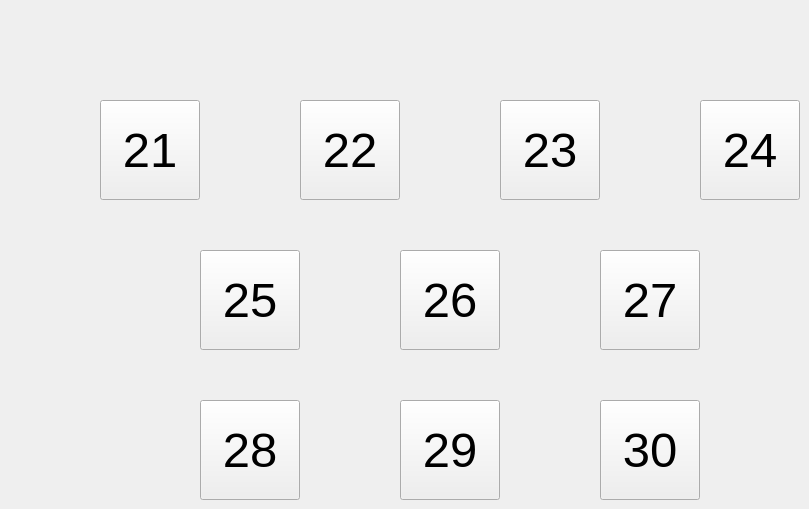
   <widget class="QWidget" name="page_3">
    <widget class="QPushButton" name="Pigsty_22">
     <property name="geometry">
      <rect>
       <x>300</x>
       <y>100</y>
       <width>100</width>
       <height>100</height>
      </rect>
     </property>
     <property name="font">
      <font>
       <pointsize>37</pointsize>
      </font>
     </property>
     <property name="text">
      <string>22</string>
     </property>
    </widget>
    <widget class="QPushButton" name="Pigsty_24">
     <property name="geometry">
      <rect>
       <x>700</x>
       <y>100</y>
       <width>100</width>
       <height>100</height>
      </rect>
     </property>
     <property name="font">
      <font>
       <pointsize>37</pointsize>
      </font>
     </property>
     <property name="text">
      <string>24</string>
     </property>
    </widget>
    <widget class="QPushButton" name="Pigsty_23">
     <property name="geometry">
      <rect>
       <x>500</x>
       <y>100</y>
       <width>100</width>
       <height>100</height>
      </rect>
     </property>
     <property name="font">
      <font>
       <pointsize>37</pointsize>
      </font>
     </property>
     <property name="text">
      <string>23</string>
     </property>
    </widget>
    <widget class="QPushButton" name="Pigsty_27">
     <property name="geometry">
      <rect>
       <x>600</x>
       <y>250</y>
       <width>100</width>
       <height>100</height>
      </rect>
     </property>
     <property name="font">
      <font>
       <pointsize>37</pointsize>
      </font>
     </property>
     <property name="text">
      <string>27</string>
     </property>
    </widget>
    <widget class="QPushButton" name="Pigsty_21">
     <property name="geometry">
      <rect>
       <x>100</x>
       <y>100</y>
       <width>100</width>
       <height>100</height>
      </rect>
     </property>
     <property name="font">
      <font>
       <pointsize>37</pointsize>
      </font>
     </property>
     <property name="text">
      <string>21</string>
     </property>
    </widget>
    <widget class="QPushButton" name="Pigsty_25">
     <property name="geometry">
      <rect>
       <x>200</x>
       <y>250</y>
       <width>100</width>
       <height>100</height>
      </rect>
     </property>
     <property name="font">
      <font>
       <pointsize>37</pointsize>
      </font>
     </property>
     <property name="text">
      <string>25</string>
     </property>
    </widget>
    <widget class="QPushButton" name="Pigsty_28">
     <property name="geometry">
      <rect>
       <x>200</x>
       <y>400</y>
       <width>100</width>
       <height>100</height>
      </rect>
     </property>
     <property name="font">
      <font>
       <pointsize>37</pointsize>
      </font>
     </property>
     <property name="text">
      <string>28</string>
     </property>
    </widget>
    <widget class="QPushButton" name="Pigsty_29">
     <property name="geometry">
      <rect>
       <x>400</x>
       <y>400</y>
       <width>100</width>
       <height>100</height>
      </rect>
     </property>
     <property name="font">
      <font>
       <pointsize>37</pointsize>
      </font>
     </property>
     <property name="text">
      <string>29</string>
     </property>
    </widget>
    <widget class="QPushButton" name="Pigsty_26">
     <property name="geometry">
      <rect>
       <x>400</x>
       <y>250</y>
       <width>100</width>
       <height>100</height>
      </rect>
     </property>
     <property name="font">
      <font>
       <pointsize>37</pointsize>
      </font>
     </property>
     <property name="text">
      <string>26</string>
     </property>
    </widget>
    <widget class="QPushButton" name="Pigsty_30">
     <property name="geometry">
      <rect>
       <x>600</x>
       <y>400</y>
       <width>100</width>
       <height>100</height>
      </rect>
     </property>
     <property name="font">
      <font>
       <pointsize>37</pointsize>
      </font>
     </property>
     <property name="text">
      <string>30</string>
     </property>
    </widget>
   </widget>
